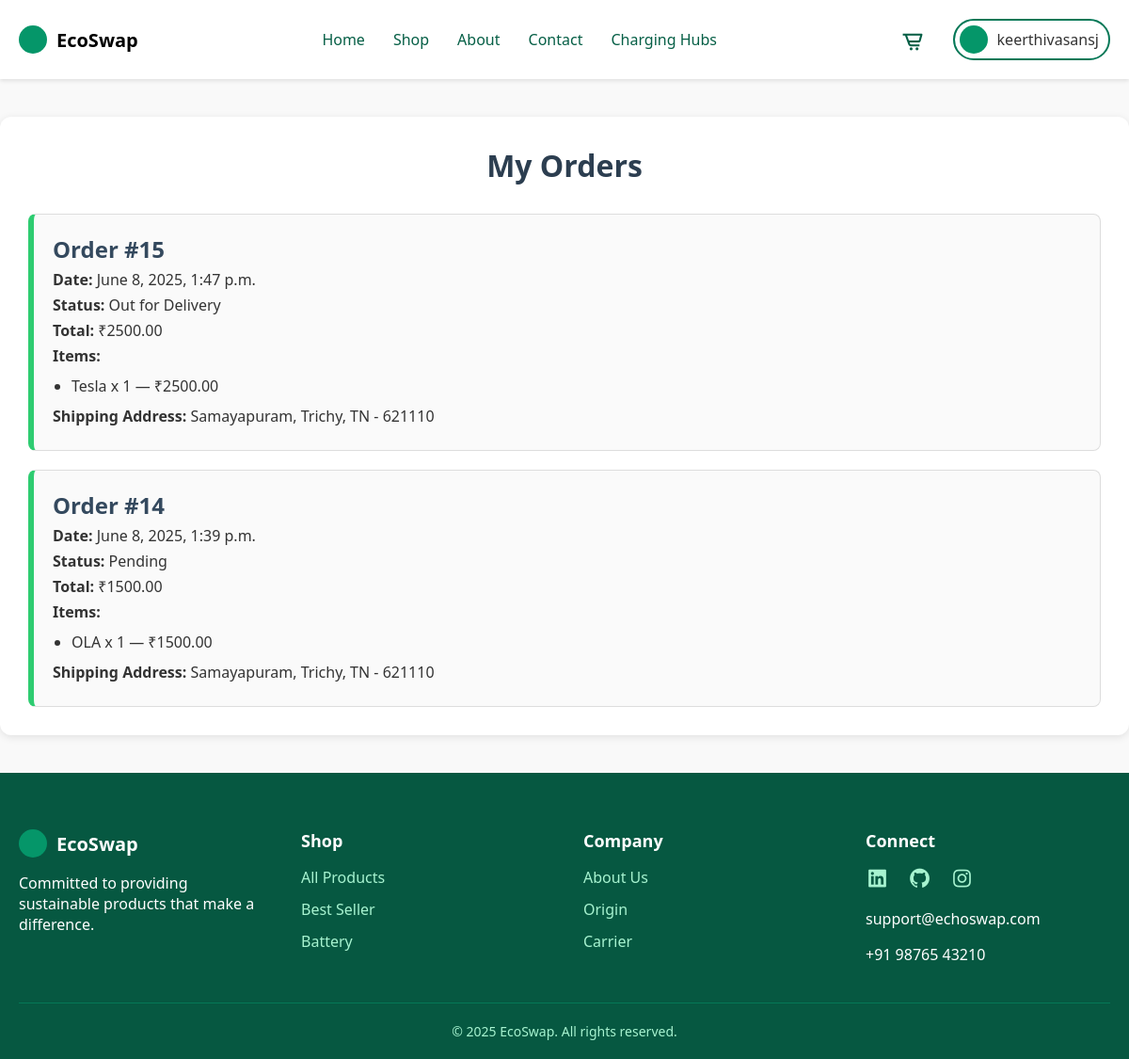
The app's page /myorders/ (signed in) with its own data.
### main/models.py (models this page shows, shortened)
class Order(models.Model):
    STATUS_CHOICES = [
        ('Pending', 'Pending'),
        ('Out for Delivery', 'Out for Delivery'),
        ('Delivered', 'Delivered'),
    ]
    user = models.ForeignKey(User, on_delete=models.CASCADE, related_name='orders')
    first_name = models.CharField(max_length=100)
    last_name = models.CharField(max_length=100)
    address1 = models.TextField()
    address2 = models.TextField(blank=True, null=True)
    city = models.CharField(max_length=100)
    state = models.CharField(max_length=100)
    zip_code = models.CharField(max_length=10)
    country = models.CharField(max_length=100, default='India')
    phone = models.CharField(max_length=15)
    created_at = models.DateTimeField(auto_now_add=True)
    total_amount = models.DecimalField(max_digits=10, decimal_places=2)
    status = models.CharField(max_length=20, choices=STATUS_CHOICES, default='Pending')
    assigned_to = models.ForeignKey(User, null=True, blank=True, on_delete=models.SET_NULL, related_name='assigned_orders')

class OrderItem(models.Model):
    order = models.ForeignKey(Order, on_delete=models.CASCADE, related_name='items')
    product = models.ForeignKey(Product, on_delete=models.SET_NULL, null=True)
    quantity = models.PositiveIntegerField()
    price = models.DecimalField(max_digits=10, decimal_places=2)  # Price at time of order

class Product(models.Model):
    CATEGORY = [
        (1, 'EV Bike'),
        (2, 'EV Car'),
        (3, 'Accessories')
    ]
    DELEVERY_CHOISES = [
        ('free', "Free Delevery"),
        ('paid', "Paid Delevery"),
    ]
    name = models.CharField(verbose_name='Product Name', max_length=50)
    image = models.ImageField(verbose_name='Product Image', upload_to='images/')
    details = models.TextField(verbose_name='Details', default='Product detail')
    price = models.IntegerField(verbose_name='Product Price')
    category = models.IntegerField(verbose_name='Category', choices=CATEGORY)
    delevery_option = models.CharField(verbose_name='Delevery Option', max_length=10, choices=DELEVERY_CHOISES)
    discount = models.IntegerField(verbose_name='Discount', default=0)
    shipping_cost = models.DecimalField(max_digits=6, decimal_places=2, null=True, blank=True)
    battery_capacity = models.CharField(verbose_name='Battery Capacity (e.g., 3.2 kWh)', max_length=20, blank=True, null=True)
    range_per_charge = models.IntegerField(verbose_name='Range per Charge (km)', null=True, blank=True)
    voltage = models.CharField(verbose_name='Voltage (e.g., 48V)', max_length=10, blank=True, null=True)

### main/views.py (the view)
# urls.py: path('myorders/', views.my_orders, name='my_orders'),
@login_required(login_url='signin')
def my_orders(request):
    user_orders = Order.objects.filter(user=request.user).order_by('-created_at')
    return render(request, 'main/myorders.html', {'orders': user_orders})

### template/main/myorders.html
{% extends 'main/base.html' %}
{% load static %}
{% block css %}
<link rel="stylesheet" href="{% static 'css/landingpage.css' %}">
<link rel="stylesheet" href="{% static 'css/myorders.css' %}">
{% endblock %}
{% block main %}
<div class="my-orders container">
    <h1>My Orders</h1>
    {% if orders %}
        <div class="orders-list">
            {% for order in orders %}
                <div class="order-card">
                    <h2>Order #{{ order.id }}</h2>
                    <p><strong>Date:</strong> {{ order.created_at }}</p>
                    <p><strong>Status:</strong> {{ order.status }}</p>
                    <p><strong>Total:</strong> ₹{{ order.total_amount }}</p>
                    <h4>Items:</h4>
                    <ul>
                        {% for item in order.items.all %}
                            <li>{{ item.product.name }} x {{ item.quantity }} — ₹{{ item.price }}</li>
                        {% endfor %}
                    </ul>
                    <p><strong>Shipping Address:</strong> {{ order.address1 }}, {{ order.city }}, {{ order.state }} - {{ order.zip_code }}</p>
                </div>
            {% endfor %}
        </div>
    {% else %}
        <p>You have not placed any orders yet.</p>
    {% endif %}
</div>
{% endblock %}

### template/main/base.html (shortened to what this page needs)
<!DOCTYPE html>
<html lang="en">
    <head>
        {% load static %}
        {% block css %}{% endblock %}
        <link rel="stylesheet" href="https://unpkg.com/boxicons@latest/css/boxicons.min.css">
</head>
<body>
    {% block header %}
    <header>
        <div class="container">
            <nav>
                <div class="logo">
                    <div class="logo-icon"></div>
                    <div class="logo-text"><a href="{% url 'landingpage' %}">EcoSwap</a></div>
                </div>
                <div class="nav-links">
                    <a class="{% if request.resolver_match.url_name == 'landingpage' %}active{% endif %}" href="{% url 'landingpage' %}">Home</a>
                    <a class="{% if request.resolver_match.url_name == 'shop' %}active{% endif %}" href="{% url 'shop' %}">Shop</a>
                    <a class="{% if request.resolver_match.url_name == 'about' %}active{% endif %}" href="{% url 'about' %}">About</a>
                    <a class="{% if request.resolver_match.url_name == 'contact' %}active{% endif %}" href="{% url 'contact' %}">Contact</a>
                    <a class="{% if request.resolver_match.url_name == 'charging_hub' %}active{% endif %}" href="{% url 'charging_hub' %}">Charging Hubs</a>
                </div>
                <div class="nav-actions">
                    <a href="{% url 'cart' %}" class="cart-icon"><i class='bx bx-cart-alt' ></i></a>
                    {% if user.is_authenticated %}
                    <div class="drop-down-cnt">
                        <div class="user-profile" onclick="toggle_drop_down()">
                            <div class="profile"></div>
                            <p>{{ user.username }}</p>
                        </div>
                    </div>
                    {% else %}
                    <a href="{% url 'signin' %}" class="sign-in">Sign In</a>
                    {% endif %}
                </div>
            </nav>
        </div>
    </header>
    {% endblock %}
    {% block main %}
    {% endblock %}
    {% block footer %}
    <footer>
        <div class="container">
            <div class="footer-content">
                <div class="footer-column">
                    <div class="logo">
                      <div class="logo-icon"></div>
                      <span class="footer-logo-text">EcoSwap</span>
                    </div>
                    <p>Committed to providing sustainable products that make a difference.</p>
                </div>
                <div class="footer-column">
                    <h3>Shop</h3>
                    <ul class="footer-links">
                        <li><a href="#">All Products</a></li>
                        <li><a href="#">Best Seller</a></li>
                        <li><a href="#">Battery</a></li>
                    </ul>
                </div>
                <div class="footer-column">
                    <h3>Company</h3>
                    <ul class="footer-links">
                        <li><a href="#">About Us</a></li>
                        <li><a href="#">Origin</a></li>
                        <li><a href="#">Carrier</a></li>
                    </ul>
                </div>
                <div class="footer-column">
                    <h3>Connect</h3>
                    <div class="social-links">
                        <a href="#"><i class='bx bxl-linkedin-square'></i></a>
                        <a href="#"><i class='bx bxl-github'></i></a>
                        <a href="#"><i class='bx bxl-instagram'></i></a>
                    </div>
                    <p>support@echoswap.com</p>
                    <p>+91 98765 43210</p>
                </div>
            </div>
            <div class="footer-bottom">
                <p>&copy; 2025 EcoSwap. All rights reserved.</p>
            </div>
        </div>
    </footer>
    {% endblock %}
</body>
</html>

### static/css/landingpage.css (style rules this page uses)
* { margin: 0; padding: 0; box-sizing: border-box; font-family: 'Segoe UI', Tahoma, Geneva, Verdana, sans-serif; }
:root { --green-50: #f0fdf4; }
body { display: flex; flex-direction: column; min-height: 100vh; color: #333; background-color: var(--green-50); }
a { text-decoration: none; color: black; }
header { padding: 20px 0; box-shadow: 0 2px 4px rgba(0, 0, 0, 0.1); position: sticky; background-color: #fff; top: 0; z-index: 100; }
.container { width: 100%; max-width: 1200px; margin: 0 auto; padding: 0 20px; }
nav { display: flex; justify-content: space-between; align-items: center; }
.logo { display: flex; align-items: center; gap: 10px; }
.logo-icon { width: 30px; height: 30px; background-color: #059669; border-radius: 15px; }
.logo-text { font-size: 20px; font-weight: 700; color: #065f46; }
.nav-links, .nav-actions { display: flex; align-items: center; gap: 30px; }
.nav-links a, .nav-actions a { font-size: 16px; color: #065f46; font-weight: 500; }
.nav-links a { position: relative; }
.nav-links>a::before { content: ""; width: 0; height: 3px; background-color: #059669; position: absolute; bottom: -5px; border-radius: 5px; transition: all 0.3s ease; }
.cart-icon { display: flex; align-items: center; }
.cart-icon>i { margin-top: 5px; font-size: 25px; }
.user-profile { display: flex; gap: 10px; align-items: center; justify-content: center; padding: 5px 10px 5px 5px; border-radius: 30px; border: 2px solid #047857; }
.profile { width: 30px; height: 30px; background-color: #059669; border-radius: 25px; }
.drop-down-cnt { position: relative; }
footer { background-color: #065841; color: white; padding: 60px 0 0; }
.footer-logo-text { font-size: 20px; font-weight: 700; }
.footer-content { display: grid; grid-template-columns: repeat(auto-fit, minmax(200px, 1fr)); gap: 40px; margin-bottom: 40px; }
.footer-column { display: flex; flex-direction: column; gap: 16px; }
.footer-column h3 { font-size: 18px; font-weight: 700; }
.footer-links { list-style: none; display: flex; flex-direction: column; gap: 12px; }
.footer-links a { color: #a7f3d0; transition: all 0.3s ease; }
.social-links { display: flex; gap: 20px; }
.social-links i { font-size: 25px; color: #a7f3d0; }
.footer-bottom { text-align: center; padding: 20px; font-size: 14px; color: #a7f3d0; border-top: 1px solid #047857; }

### static/css/myorders.css (style rules this page uses)
body { background-color: #f9f9f9; font-family: 'Segoe UI', Tahoma, Geneva, Verdana, sans-serif; margin: 0; color: #333; }
.my-orders { margin: 40px auto; background-color: #fff; padding: 30px; border-radius: 12px; box-shadow: 0 2px 8px rgba(0, 0, 0, 0.1); }
h1 { text-align: center; margin-bottom: 30px; color: #2c3e50; }
.orders-list { display: flex; flex-direction: column; gap: 20px; }
.order-card { border: 1px solid #ddd; border-left: 6px solid #2ecc71; padding: 20px; border-radius: 8px; background-color: #fafafa; }
.order-card h2 { margin-top: 0; color: #34495e; }
.order-card ul { padding-left: 20px; margin: 10px 0; }
.order-card li { margin-bottom: 5px; }
.order-card p { margin: 5px 0; }

### records on screen
Order: id "15", created_at "June 8, 2025, 1:47 p.m.", status "Out for Delivery", total_amount "2500.00", address1 "Samayapuram", city "Trichy", state "TN", zip_code "621110"
OrderItem: product.name "Tesla", quantity "1", price "2500.00"
Order: id "14", created_at "June 8, 2025, 1:39 p.m.", status "Pending", total_amount "1500.00", address1 "Samayapuram", city "Trichy", state "TN", zip_code "621110"
OrderItem: product.name "OLA", quantity "1", price "1500.00"

### other values on screen
{{ user.username }} "keerthivasansj"
